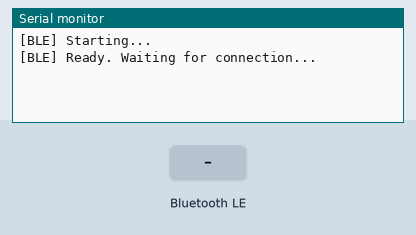
This sketch was run on a simulated ESP32. Shown: the last lines printed to the serial monitor. The inputs (shaded band) are chosen by the test bench. Nothing arrives over Bluetooth unless stated; a phone connects over Bluetooth LE 3 s after start.

Above: at 1.2 s.
1.3 s: Bluetooth LE write "PING" received
At 1.8 s:
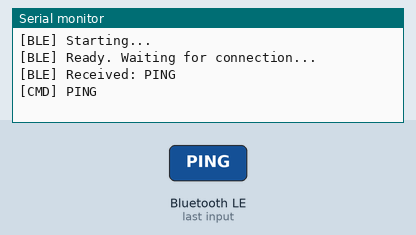
2.8 s: Bluetooth LE write "CONNECT" received
At 2.96 s:
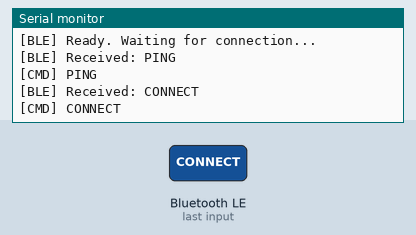
4.3 s: Bluetooth LE write "CREDITS" received
At 4.8 s:
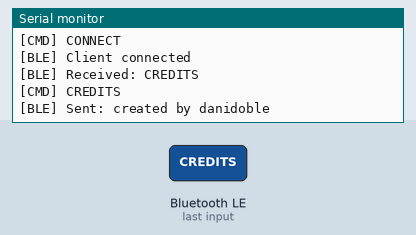
5.8 s: Bluetooth LE write "HI" received
At 6.8 s:
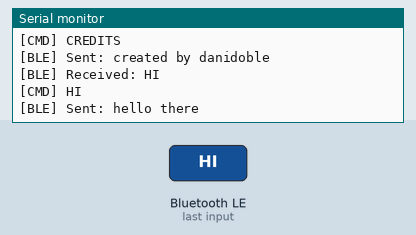
7.3 s: Bluetooth LE write "GET_STATUS" received
At 8.3 s:
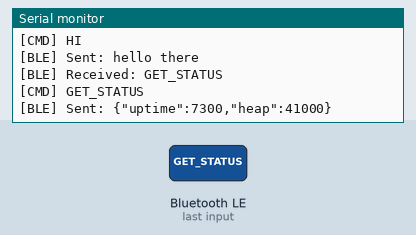
8.8 s: Bluetooth LE write "PING" received
At 10.3 s:
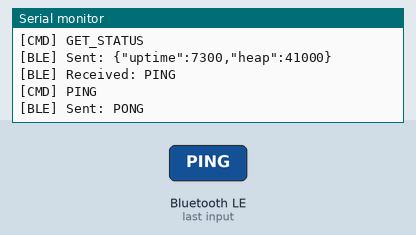

The sketch:

ble.ino
```cpp
/**
 * ESP32 BLE UART (Nordic UART Service)
 * ======================================
 * Compatible con el Web Bluetooth Provider que usa los UUIDs:
 *   Service : 6e400001-b5a3-f393-e0a9-e50e24dcca9e
 *   TX char : 6e400002-b5a3-f393-e0a9-e50e24dcca9e  (browser writes here)
 *   RX char : 6e400003-b5a3-f393-e0a9-e50e24dcca9e  (ESP32 notify to browser)
 *
 * Library required: "ESP32 BLE Arduino" (Already included in the board
 * package esp32 de Espressif)
 */

#include <BLE2902.h>
#include <BLEDevice.h>
#include <BLEServer.h>
#include <BLEUtils.h>

// ── Nordic UART Service UUIDs ──────────────────────────────────────────────
#define SERVICE_UUID "6e400001-b5a3-f393-e0a9-e50e24dcca9e"
#define CHARACTERISTIC_UUID_TX                                                 \
  "6e400002-b5a3-f393-e0a9-e50e24dcca9e" // Browser → ESP32
#define CHARACTERISTIC_UUID_RX                                                 \
  "6e400003-b5a3-f393-e0a9-e50e24dcca9e" // ESP32  → Browser

#define DEVICE_NAME "ESP32-UART"

// ── Forward declarations ───────────────────────────────────────────────────
void handleCommand(const String &cmd);
void sendToBrowser(const String &message);

// ── Globals ────────────────────────────────────────────────────────────────
BLEServer *pServer = nullptr;
BLECharacteristic *pTxCharacteristic = nullptr;
BLECharacteristic *pRxCharacteristic = nullptr;
bool deviceConnected = false;
bool oldDeviceConnected = false;
String rxBuffer = "";

// ── Callbacks of connection ──────────────────────────────────────────────────
class ServerCallbacks : public BLEServerCallbacks {
  void onConnect(BLEServer *pServer) override {
    deviceConnected = true;
    Serial.println("[BLE] Client connected");
  }

  void onDisconnect(BLEServer *pServer) override {
    deviceConnected = false;
    Serial.println("[BLE] Client disconnected");
  }
};

// ── Callbacks of writing (browser → ESP32) ───────────────────────────────
class TxCallbacks : public BLECharacteristicCallbacks {
  void onWrite(BLECharacteristic *pCharacteristic) override {
    String value = pCharacteristic->getValue();
    if (value.length() > 0) {
      rxBuffer = value;
      Serial.print("[BLE] Received: ");

      // remove \r\n from rxBuffer
      String cleanCmd = rxBuffer;
      cleanCmd.trim();

      Serial.println(cleanCmd);
      handleCommand(cleanCmd);
    }
  }
};

// ── Logic of commands ─────────────────────────────────────────────────────
void handleCommand(const String &cmd) {
  Serial.print("[CMD] ");
  Serial.println(cmd);

  if (cmd == "PING") {
    sendToBrowser("PONG\n");
  } else if (cmd == "CONNECT") {
    sendToBrowser("connected\n");
  } else if (cmd == "CREDITS") {
    sendToBrowser("created by danidoble\n");
  } else if (cmd == "HI") {
    sendToBrowser("hello there\n");
  } else if (cmd == "GET_STATUS") {
    String json = "{\"uptime\":" + String(millis()) +
                  ",\"heap\":" + String(ESP.getFreeHeap()) + "}";
    sendToBrowser(json + "\n");
  } else {
    sendToBrowser("ara ara, what are you doing?\n");
  }
}

// ── Send to browser (with chunking by MTU limit) ────────────────────
void sendToBrowser(const String &message) {
  if (!deviceConnected)
    return;

  const size_t chunkSize = 20;
  size_t len = message.length();
  size_t offset = 0;

  while (offset < len) {
    size_t end = min(offset + chunkSize, len);
    String chunk = message.substring(offset, end);
    pRxCharacteristic->setValue(chunk.c_str());
    pRxCharacteristic->notify();
    offset = end;
    delay(10);
  }

  Serial.print("[BLE] Sent: ");
  Serial.println(message);
}

// ── Setup ──────────────────────────────────────────────────────────────────
void setup() {
  Serial.begin(115200);
  Serial.println("[BLE] Starting...");

  BLEDevice::init(DEVICE_NAME);

  pServer = BLEDevice::createServer();
  pServer->setCallbacks(new ServerCallbacks());

  BLEService *pService = pServer->createService(SERVICE_UUID);

  pTxCharacteristic = pService->createCharacteristic(
      CHARACTERISTIC_UUID_TX,
      BLECharacteristic::PROPERTY_WRITE | BLECharacteristic::PROPERTY_WRITE_NR);
  pTxCharacteristic->setCallbacks(new TxCallbacks());

  pRxCharacteristic = pService->createCharacteristic(
      CHARACTERISTIC_UUID_RX, BLECharacteristic::PROPERTY_NOTIFY);
  pRxCharacteristic->addDescriptor(new BLE2902());

  pService->start();

  BLEAdvertising *pAdvertising = BLEDevice::getAdvertising();
  pAdvertising->addServiceUUID(SERVICE_UUID);
  pAdvertising->setScanResponse(true);
  pAdvertising->setMinPreferred(0x06);
  BLEDevice::startAdvertising();

  Serial.println("[BLE] Ready. Waiting for connection...");
}

// ── Loop ───────────────────────────────────────────────────────────────────
void loop() {
  // Restart advertising after disconnection
  if (!deviceConnected && oldDeviceConnected) {
    delay(500);
    pServer->startAdvertising();
    Serial.println("[BLE] Restarting advertising...");
    oldDeviceConnected = deviceConnected;
  }

  if (deviceConnected && !oldDeviceConnected) {
    oldDeviceConnected = deviceConnected;
  }
}
```

Measured:
- after the input at 1.3 s, the serial monitor: prints a new line at once (image 1)
- after the input at 2.8 s, the serial monitor: prints a new line at once (image 2)
- after the input at 4.3 s, the serial monitor: prints a new line at once (image 3)
- after the input at 5.8 s, the serial monitor: prints a new line at once (image 4)
- after the input at 7.3 s, the serial monitor: prints a new line at once (image 5)
- after the input at 8.8 s, the serial monitor: prints a new line at once (image 6)
